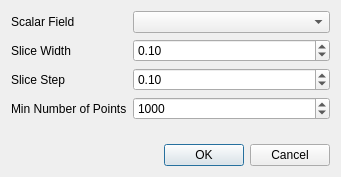
<?xml version="1.0" encoding="UTF-8"?>
<ui version="4.0">
 <class>SplitPointCloudDlg</class>
 <widget class="QDialog" name="SplitPointCloudDlg">
  <property name="geometry">
   <rect>
    <x>0</x>
    <y>0</y>
    <width>341</width>
    <height>177</height>
   </rect>
  </property>
  <property name="windowTitle">
   <string>Split Point Cloud</string>
  </property>
  <layout class="QGridLayout" name="gridLayout">
   <item row="0" column="0">
    <layout class="QFormLayout" name="formLayout">
     <property name="fieldGrowthPolicy">
      <enum>QFormLayout::AllNonFixedFieldsGrow</enum>
     </property>
     <item row="0" column="0">
      <widget class="QLabel" name="label">
       <property name="text">
        <string>Scalar Field</string>
       </property>
      </widget>
     </item>
     <item row="0" column="1">
      <widget class="ScalarFieldsComboBox" name="comboScalar"/>
     </item>
     <item row="1" column="0">
      <widget class="QLabel" name="label_2">
       <property name="text">
        <string>Slice Width</string>
       </property>
      </widget>
     </item>
     <item row="1" column="1">
      <widget class="QDoubleSpinBox" name="doubleSpinBox_width">
       <property name="maximum">
        <double>1000.000000000000000</double>
       </property>
       <property name="singleStep">
        <double>0.100000000000000</double>
       </property>
       <property name="value">
        <double>0.100000000000000</double>
       </property>
      </widget>
     </item>
     <item row="2" column="0">
      <widget class="QLabel" name="label_3">
       <property name="text">
        <string>Slice Step</string>
       </property>
      </widget>
     </item>
     <item row="2" column="1">
      <widget class="QDoubleSpinBox" name="doubleSpinBox_step">
       <property name="maximum">
        <double>1000.000000000000000</double>
       </property>
       <property name="singleStep">
        <double>0.100000000000000</double>
       </property>
       <property name="value">
        <double>0.100000000000000</double>
       </property>
      </widget>
     </item>
     <item row="3" column="1">
      <widget class="QSpinBox" name="spinBox_min_points">
       <property name="maximum">
        <number>1000000</number>
       </property>
       <property name="value">
        <number>1000</number>
       </property>
      </widget>
     </item>
     <item row="3" column="0">
      <widget class="QLabel" name="label_4">
       <property name="text">
        <string>Min Number of Points</string>
       </property>
      </widget>
     </item>
    </layout>
   </item>
   <item row="1" column="0">
    <widget class="QDialogButtonBox" name="buttonBox">
     <property name="orientation">
      <enum>Qt::Horizontal</enum>
     </property>
     <property name="standardButtons">
      <set>QDialogButtonBox::Cancel|QDialogButtonBox::Ok</set>
     </property>
    </widget>
   </item>
  </layout>
 </widget>
 <customwidgets>
  <customwidget>
   <class>ScalarFieldsComboBox</class>
   <extends>QComboBox</extends>
   <header>qtHelper.h</header>
  </customwidget>
 </customwidgets>
 <resources/>
 <connections>
  <connection>
   <sender>buttonBox</sender>
   <signal>accepted()</signal>
   <receiver>SplitPointCloudDlg</receiver>
   <slot>accept()</slot>
   <hints>
    <hint type="sourcelabel">
     <x>248</x>
     <y>254</y>
    </hint>
    <hint type="destinationlabel">
     <x>157</x>
     <y>274</y>
    </hint>
   </hints>
  </connection>
  <connection>
   <sender>buttonBox</sender>
   <signal>rejected()</signal>
   <receiver>SplitPointCloudDlg</receiver>
   <slot>reject()</slot>
   <hints>
    <hint type="sourcelabel">
     <x>316</x>
     <y>260</y>
    </hint>
    <hint type="destinationlabel">
     <x>286</x>
     <y>274</y>
    </hint>
   </hints>
  </connection>
 </connections>
</ui>
